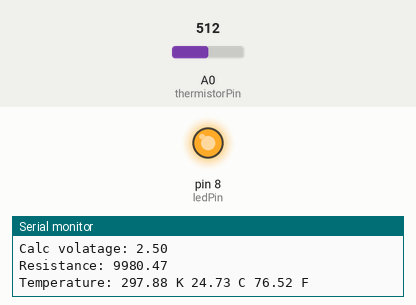
The sketch below on a simulated Arduino Uno, built with avr-gcc and run on an emulated ATmega328P. Shown: output pins drawn as LEDs (lit = HIGH), the last lines printed to the serial monitor. Inputs (shaded band) come from the test bench; at power-on: A0 (thermistorPin) = 512.

Above: at 1.8 s.
1.9 s: A0 (thermistorPin) set to 472
3.4 s: A0 (thermistorPin) set to 452
At 5.1 s:
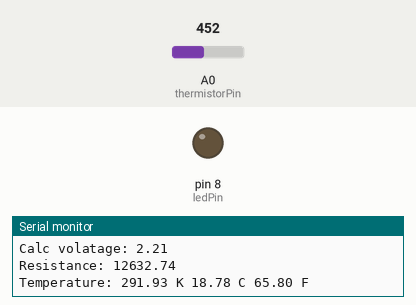
5.7 s: A0 (thermistorPin) set to 511
At 7.4 s:
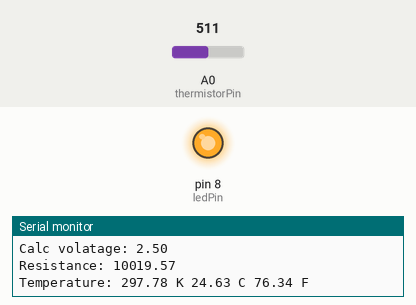
7.7 s: A0 (thermistorPin) set to 306
At 9.6 s:
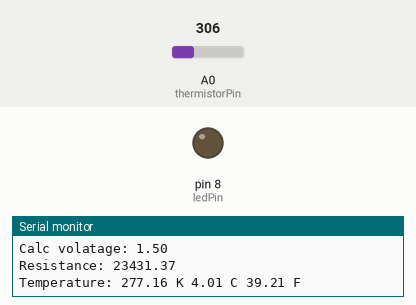
Timing chart, 0 to 10.8 s (numbered marks = the images above; inputs shaded):
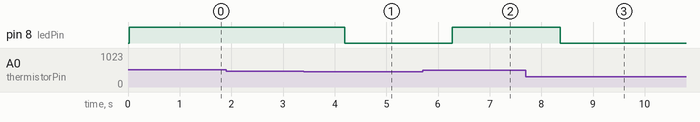

The sketch:

temperature-sensor.ino
```cpp
// Steinhart–Hart equation constants
const float C1 = 1.009249522e-03;
const float C2 = 2.378405444e-04;
const float C3 = 2.019202697e-07;

// Known resistance
const float R1 = 10000;

const int ledPin = 8;
const int thermistorPin = A0;

int volatage;
float R2;
float logR2;
float temperature;

void setup() {
  Serial.begin(9600);
  pinMode(ledPin, OUTPUT);
}

void loop() {

  volatage = analogRead(thermistorPin);
  Serial.print("Analog volatage: ");
  Serial.println(volatage);

  Serial.print("Calc volatage: ");
  Serial.println(volatage * 5.0 / 1023);

  R2 = R1 * (1023.0 / (float)volatage - 1.0);

  Serial.print("Resistance: ");
  Serial.println(R2);

  logR2 = log(R2);

  temperature = (1.0 / (C1 + (C2 * logR2) + (C3 * logR2 * logR2 * logR2)));

  Serial.print("Temperature: ");
  Serial.print(temperature);
  Serial.print(" K ");

  temperature = temperature - 273.15;

  if (temperature >= 20) {
    digitalWrite(ledPin, HIGH);
  } else {
    digitalWrite(ledPin, LOW);
  }

  Serial.print(temperature);
  Serial.print(" C ");

  temperature = (temperature * 9.0) / 5.0 + 32.0;

  Serial.print(temperature);
  Serial.println(" F");
  Serial.println("");

  delay(1000);
}
```

Measured:
- the behaviour switches between 465 and 464 on A0 (thermistorPin) (found by bisection; images 0 and 1)
- after the input at 3.4 s, pin 8 (ledPin): HIGH → LOW after 0.79 s
- after the input at 5.7 s, pin 8 (ledPin): LOW → HIGH after 0.58 s
- after the input at 7.7 s, pin 8 (ledPin): HIGH → LOW after 0.66 s
